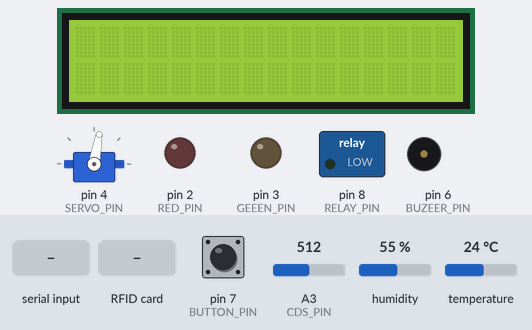
Recording of a sketch running on a simulated Arduino Uno, built with avr-gcc and run on an emulated ATmega328P. Shown: 16×2 character LCD, servo, switched loads named in the sketch (green lamp = pin HIGH), output pins drawn as LEDs (lit = HIGH), buzzer (waves = sounding). Inputs (shaded band) come from the test bench; at power-on: humidity 55 %, A3 (CDS_PIN) = 512, pin 7 (BUTTON_PIN) HIGH, temperature 24 °C. Pins used as bus, display or sensor lines are not drawn; what the sketch prints to the serial monitor is not drawn.

Above: at 1.3 s.
1.4 s: "b9\n" received over Serial
At 2.1 s:
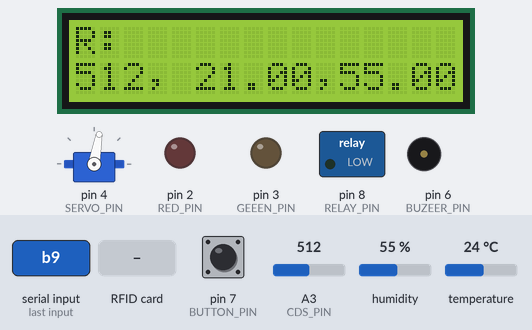
3.1 s: RFID card 5E 7A 19 C4 held to the reader
At 3.23 s:
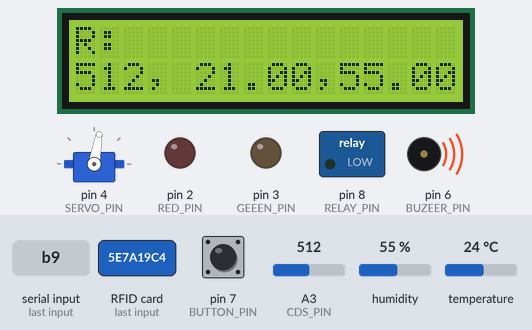
4.8 s: byte 35 ('#') received over Serial
At 5.9 s:
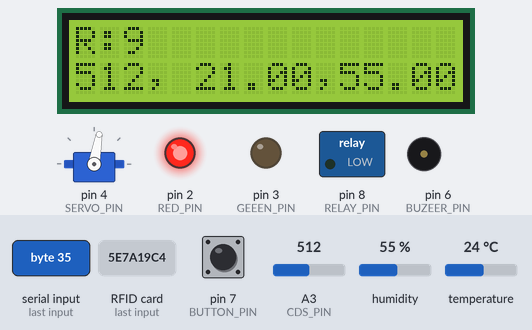
6.3 s: RFID card 93 D7 FA 18 A6 held to the reader
At 6.67 s:
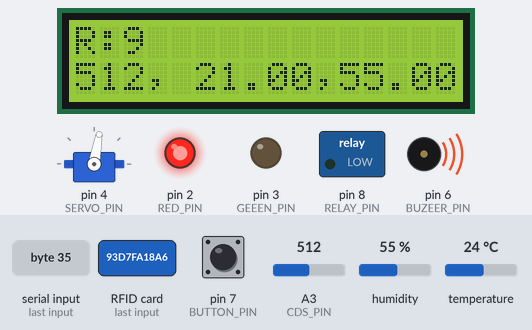
8.2 s: humidity set to 22 %
At 10.1 s:
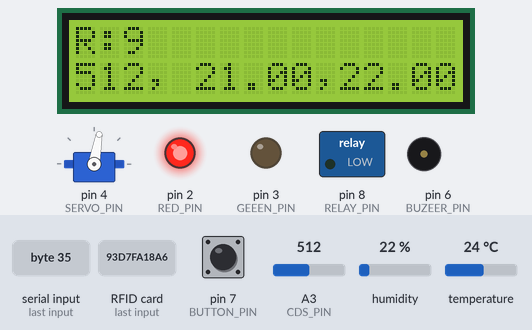
10.8 s: A3 (CDS_PIN) set to 716
At 12.8 s:
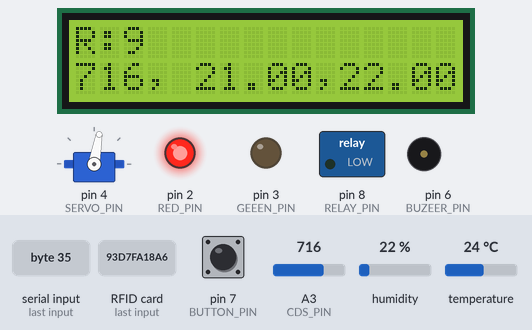
Timing chart, 0 to 14.1 s (numbered marks = the images above; inputs shaded):
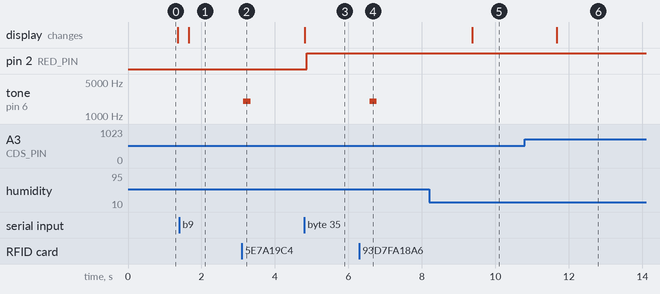

Measured:
- after the input at 1.4 s, the display: changes after 0.25 s (image 1)
- after the input at 3.1 s, tone on pin 6 (BUZEER_PIN): silent → 2000 Hz at once, → silent 0.20 s later
- after the input at 4.8 s, pin 2 (RED_PIN): LOW → HIGH after 0.06 s; the display: changes at once (image 3)
- after the input at 6.3 s, tone on pin 6 (BUZEER_PIN): silent → 2000 Hz after 0.28 s, → silent 0.20 s later
- after the input at 8.2 s, the display: changes after 1.2 s (image 5)
- after the input at 10.8 s, the display: changes after 0.87 s (image 6)

The sketch:

Serial_From_Py.ino
```cpp
/*
    LCD 螢幕資料
   ---------------------------------
   R:1 28.30,89.00 (接收自Python)
   756,20.10,57.00 (回應給Python)
   ---------------------------------
   接收指令
   LED RED  :1 -> D2
   LED GREEN:2 -> D3
   Servo    :4(Open),
             8(Close) -> D4 (紅+5V,菊D4,咖GND)
   Python 傳送指定數值可以控制設備
   傳送過來的值要顯示在 LCD 上
   Buzeer => GND -> GND
             I/O -> D6
             VCC -> +5V
   BUTTON => D7
   ----------------------------------
   傳送資料
   CDS => GND  -> GND
          VCC  -> +5V
          SIG  -> A3
   DHT => GND  -> GND
          DATA -> D5
          VCC  -> +5V
*/
#include <Servo.h>
#include <Timer.h>
#include <Wire.h>
#include <LCD.h>
#include <LiquidCrystal_I2C.h>
#include "DHT.h"
#include "MyDef.h"
#include <SPI.h>
#include <RFID.h>

LiquidCrystal_I2C lcd(I2C_ADDR, 2, 1, 0, 4, 5, 6, 7, 3, POSITIVE);
Timer timer1, timer2, timer3, timer4;
Servo myservo; // 建立 Servo 物件
DHT dht(DHT_PIN, DHT_TYPE); // 初始化 dht

int DHT_DELTA = -3;
int openDegree  = 0;  // 開門角度
int closeDegree = 80; // 關門角度
int curDegree   = closeDegree;
int cdsValue = 0;
float humi = 0.0;
float temp = 0.0;

int control = 0;
int minControl = 0;
int maxControl = 256;
String inString = "";
boolean isBuzeer = false;
bool idcard = false;
String cardId = ""; // 卡片 id
String primary[1] ={"93d7fa18a6"};//{"ac","1e","41","4a","b9"}

RFID rfid(SDA_PIN, RST_PIN);

void setup() {
  Serial.begin(9600);
  pinMode(RED_PIN, OUTPUT);
  pinMode(GEEEN_PIN, OUTPUT);
  pinMode(SERVO_PIN, OUTPUT);
  pinMode(BUZEER_PIN, OUTPUT);
  pinMode(BUTTON_PIN, INPUT);
  pinMode(RELAY_PIN, OUTPUT);

  lcd.begin(16, 2);
  lcd.setBacklight(HIGH);
  lcd.clear();


  myservo.attach(SERVO_PIN); // 設定 Servo 訊號腳位
  myservo.write(curDegree); // 0~180

  dht.begin(); // 啟動 dht
  SPI.begin();
  rfid.init();

  digitalWrite(RELAY_PIN, LOW);

  timer1.every(100,  listenerSerial);
  timer2.every(100,  playLED);
  timer2.every(100,  playServo);
  timer2.every(100,  playBuzeerAndButton);
  timer2.every(100,  playDHT11AndCDS);
  timer3.every(100,  IdDoor);
  timer4.every(1000,  responseData);
}

void loop() {
  timer1.update();
  timer2.update();
  timer3.update();
  timer4.update();
}
void IdDoor(){
  if (rfid.isCard() && rfid.readCardSerial()) { // 偵測到卡
    // 讀取卡片id
    tone(BUZEER_PIN, 2000, 200);
    Serial.println("Card found");
    for (int i = 0; i < 5; i++) {
      cardId += String(rfid.serNum[i], HEX); // 組合前5個id內容
    }
    for(int i = 0; i < sizeof(primary)/sizeof(primary[0]); i++){
      for(int j = 0; j < 5; j++){
        if(primary[i].charAt(j) != cardId.charAt(j)){
          Serial.println("請重新感應");
          break;
        }else{
          Serial.println("通行");
          cardId = "";
          idcard = true;
        }
      }
    }
  }
  delay(200);
}
void responseData() {
  Serial.print(cdsValue);
  Serial.print(",");
  Serial.print(temp);
  Serial.print(",");
  Serial.print(humi);
  Serial.print(",");
  Serial.print(control);
  Serial.print(",");
  Serial.print(curDegree);
  Serial.println();

  lcd.setCursor(0, 1);
  lcd.print("                ");
  lcd.setCursor(0, 1);
  lcd.print(cdsValue);
  lcd.print(", ");
  lcd.print(temp);
  lcd.print(",");
  lcd.print(humi);
}

void playDHT11AndCDS() {
  cdsValue = analogRead(CDS_PIN);
  float h = dht.readHumidity(); // 濕度
  float t = dht.readTemperature(false); // 溫度 true: 華氏, false(預設): 攝氏
  if (isnan(h) || isnan(t)) { // nan -> not a number
    delay(500);
    return;
  }
  humi = h;
  // 溫度 delta 調整
  temp = t + DHT_DELTA;
}

void playBuzeerAndButton() {
  if (control == 16) { // 開警報
    isBuzeer = true;
  }
  if (isBuzeer) {
    tone(BUZEER_PIN, 2500, 500);
    delay(200);
  }
  if (digitalRead(BUTTON_PIN) == LOW) { // LOW = 0, HIGH = 1
    control = 32; // 關警報
    isBuzeer = false;
  }
}

void playLED() {
  digitalWrite(RED_PIN,   control & 1);
  digitalWrite(GEEEN_PIN, control & 2);
}

void playServo() {
  // 開門
  if ((control & 4) > 0 && curDegree == closeDegree) {
    for (int i = closeDegree; i >= openDegree; i -= 5) {
      myservo.write(i);
      curDegree = i;
      delay(50);
    }
    digitalWrite(RELAY_PIN, LOW);
  }

  // 關門
  if ((control & 8) > 0 && curDegree == openDegree) {
    for (int i = openDegree; i <= closeDegree; i += 5) {
      myservo.write(i);
      curDegree = i;
      delay(50);
    }
    digitalWrite(RELAY_PIN, HIGH);
  }
  if(idcard == true){
    for (int i = closeDegree; i >= openDegree; i -= 5) {
      myservo.write(i);
      curDegree = i;
      delay(100);
    }
    for (int i = openDegree; i <= closeDegree; i += 5) {
      myservo.write(i);
      curDegree = i;
      delay(50);
    }
    idcard = false;
  }
}

boolean ow = false;
String owString = "";
//ex: A23.56,78.12#
void listenerSerial() {
  while (Serial.available() > 0) {
    int inChar = Serial.read();
    if (inChar == 65) { // A
      owString = "";
      ow = true;
    } else if (isDigit(inChar) && ow == false) {
      inString += (char)inChar;
    }

    if (ow == true) {
      owString += (char)inChar;
    }
    lcd.setCursor(0, 0);
    lcd.print("R:");
    if (inChar == '\n' || inChar == '#' && ow == true) {
      lcd.setCursor(5, 0);
      lcd.print("            ");
      lcd.setCursor(5, 0);
      lcd.print(owString.substring(1, owString.length() - 1)); // ex: A23.56,78.12# -> 23.56,78.12
      owString = "";
      ow = false;
    } else if (inChar == '\n' || inChar == '#' && ow == false) { // "#" 或 "\n" 表示結束字元
      int tmpControl = inString.toInt();
      if (tmpControl >= minControl && tmpControl <= maxControl) {
        control = tmpControl;
        lcd.setCursor(2, 0);
        lcd.print("  ");
        lcd.setCursor(2, 0);
        lcd.print(control);
      }
      inString = "";
    }
  }
  delay(50);
}

/*
卡片
Card found
cardId: 93d7fa18a6
Card size: 8K bits
Auth pass
0 0 0 0 0 0 0 0 0 0 0 0 0 0 0 A
磁扣
Card found
cardId: ac1e414ab9
Card size: 8K bits
Auth pass
0 0 0 0 0 0 0 0 0 0 0 0 0 0 0 0

*/
```

MyDef.h
```cpp
#define RED_PIN 2
#define GEEEN_PIN 3
#define SERVO_PIN 4
#define I2C_ADDR 0x27
#define CDS_PIN A3
#define DHT_TYPE DHT11
#define DHT_PIN 5
#define BUZEER_PIN 6
#define BUTTON_PIN 7
#define RST_PIN 9
#define SDA_PIN 10
#define RELAY_PIN 8
```
